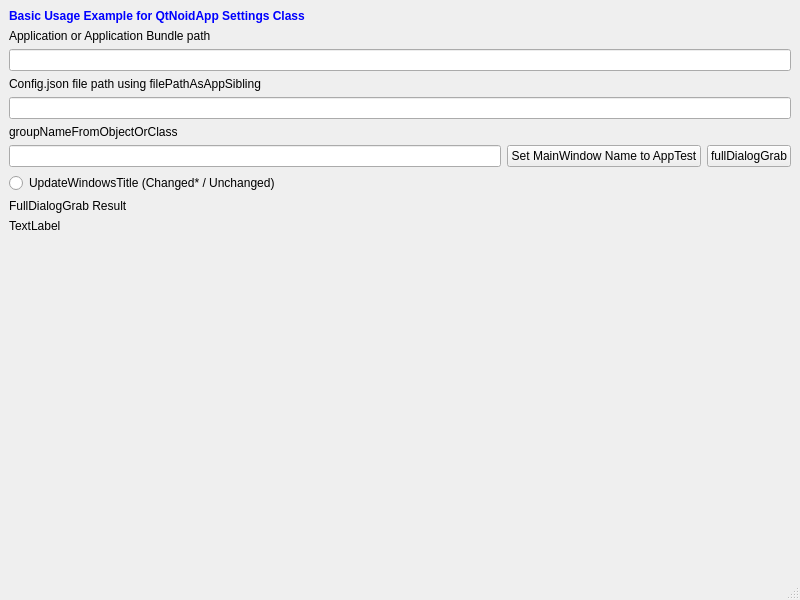
<?xml version="1.0" encoding="UTF-8"?>
<ui version="4.0">
 <class>MainWindow</class>
 <widget class="QMainWindow" name="MainWindow">
  <property name="geometry">
   <rect>
    <x>0</x>
    <y>0</y>
    <width>800</width>
    <height>600</height>
   </rect>
  </property>
  <property name="windowTitle">
   <string>AppSettingsBasicUsage</string>
  </property>
  <widget class="QWidget" name="centralwidget">
   <layout class="QVBoxLayout" name="verticalLayout">
    <item>
     <widget class="QLabel" name="label">
      <property name="styleSheet">
       <string notr="true">color: blue;  font-weight: bold;</string>
      </property>
      <property name="text">
       <string>Basic Usage Example for QtNoidApp Settings Class</string>
      </property>
     </widget>
    </item>
    <item>
     <widget class="QLabel" name="label_2">
      <property name="text">
       <string>Application or Application Bundle path</string>
      </property>
     </widget>
    </item>
    <item>
     <widget class="QLineEdit" name="txtAppBundle"/>
    </item>
    <item>
     <widget class="QLabel" name="label_3">
      <property name="text">
       <string>Config.json file path using filePathAsAppSibling</string>
      </property>
     </widget>
    </item>
    <item>
     <widget class="QLineEdit" name="txtConfigPath"/>
    </item>
    <item>
     <widget class="QLabel" name="label_4">
      <property name="text">
       <string>groupNameFromObjectOrClass</string>
      </property>
     </widget>
    </item>
    <item>
     <layout class="QHBoxLayout" name="horizontalLayout">
      <item>
       <widget class="QLineEdit" name="txtGroupName"/>
      </item>
      <item>
       <widget class="QPushButton" name="cmdGroupName">
        <property name="text">
         <string>Set MainWindow Name to AppTest</string>
        </property>
       </widget>
      </item>
      <item>
       <widget class="QPushButton" name="cmdFullDialogGrab">
        <property name="text">
         <string>fullDialogGrab</string>
        </property>
       </widget>
      </item>
     </layout>
    </item>
    <item>
     <widget class="QRadioButton" name="optUpdateWindowTitle">
      <property name="text">
       <string>UpdateWindowsTitle (Changed* / Unchanged)</string>
      </property>
     </widget>
    </item>
    <item>
     <widget class="QLabel" name="label_5">
      <property name="text">
       <string>FullDialogGrab Result</string>
      </property>
     </widget>
    </item>
    <item>
     <widget class="QLabel" name="txtFullDialogGrab">
      <property name="text">
       <string>TextLabel</string>
      </property>
     </widget>
    </item>
    <item>
     <spacer name="verticalSpacer">
      <property name="orientation">
       <enum>Qt::Orientation::Vertical</enum>
      </property>
      <property name="sizeHint" stdset="0">
       <size>
        <width>20</width>
        <height>388</height>
       </size>
      </property>
     </spacer>
    </item>
   </layout>
  </widget>
  <widget class="QMenuBar" name="menubar">
   <property name="geometry">
    <rect>
     <x>0</x>
     <y>0</y>
     <width>800</width>
     <height>22</height>
    </rect>
   </property>
  </widget>
  <widget class="QStatusBar" name="statusbar"/>
 </widget>
 <resources/>
 <connections/>
</ui>
